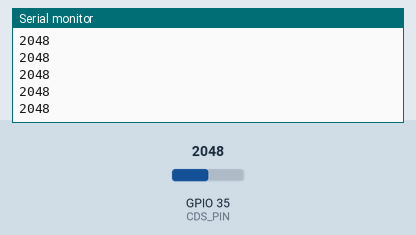
This sketch was run on a simulated ESP32. Parts: the last lines printed to the serial monitor. The test bench sets the inputs (shaded band); at power-on: GPIO 35 (CDS_PIN) = 2048.

Above: at 1.2 s.
1.3 s: GPIO 35 (CDS_PIN) set to 2866
At 1.31 s:
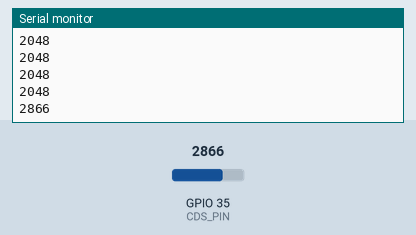
2.8 s: GPIO 35 (CDS_PIN) set to 3603
At 2.81 s:
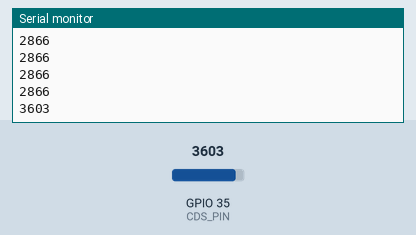
Timing chart, 0 to 5.8 s (numbered marks = the images above; inputs shaded):
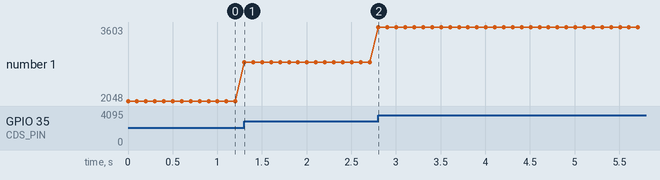

Measured:
- after the input at 1.3 s, the serial monitor: prints a new line at once (image 1)
- after the input at 2.8 s, the serial monitor: prints a new line at once (image 2)
- plotted number 1: 2048 → 2866 after the input at 1.3 s, 2866 → 3603 after the input at 2.8 s

The sketch:

CDS_Sensor_Test.ino
```cpp
#define CDS_PIN     35  //ESP32 pin GPIO35 (ADC1_7) connected to Light Sensor

void setup() {
    Serial.begin(115200);
}

void loop() {
    Serial.println(analogRead(CDS_PIN));
    delay(100);
}
```
